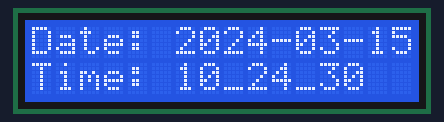
A sketch run on a simulated Arduino Uno, built with avr-gcc and run on an emulated ATmega328P. Shown: 16×2 character LCD. The local clock reads 2024-03-15 10:24:30 at power-on unless the sketch sets it; what the sketch prints to the serial monitor is not drawn.

Above: at 0.1 s.
At 4.3 s:
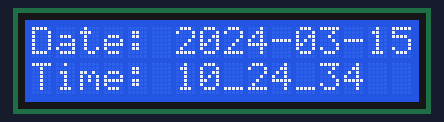
At 9.5 s:
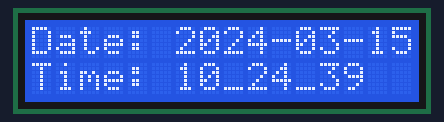
At 18.8 s:
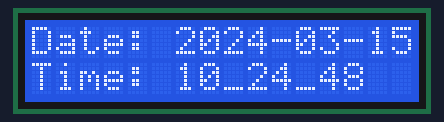
At 28.1 s:
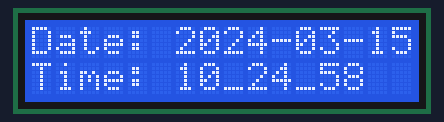
At 38.5 s:
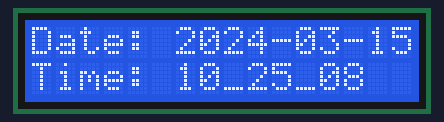

The sketch:

ds3231_get_time_lcd.ino
```cpp
#include <RTClib.h>
#include <LiquidCrystal_I2C.h>

// Set the LCD address to 0x27 for a 16 chars and 2 line display
LiquidCrystal_I2C lcd(0x27, 16, 2);
RTC_DS3231 rtc;

String formatDigits(int digits) {
  if (digits < 10) {
    return "0" + String(digits);
  } else {
    return String(digits);
  }
}
void setup() {
  // put your setup code here, to run once:
  Serial.begin(9600);
  Serial.println("Setup");
  rtc.begin();
  // Initialize the LCD
  lcd.init();
}

void loop() {
  // Get the current date and time from the RTC
  DateTime now = rtc.now();
  // Create the filename using the current date and time
  String theDate = String(now.year(), DEC) + "-" +
  formatDigits(now.month()) + "-" +
  formatDigits(now.day());

  String theTime = formatDigits(now.hour()) + "_" +
  formatDigits(now.minute()) + "_" +
  formatDigits(now.second());

  Serial.println(theDate);

    // Turn on the backlight and print a message
  lcd.backlight();
  lcd.clear();
  lcd.setCursor(0,0);
  lcd.print("Date: " + theDate);
  lcd.setCursor(0,1);
  lcd.print("Time: " + theTime);

  delay(1000);
}
```

Measured:
- what the display in image 1 shows lasts 1.1 s, from 4.2 s to 5.3 s
